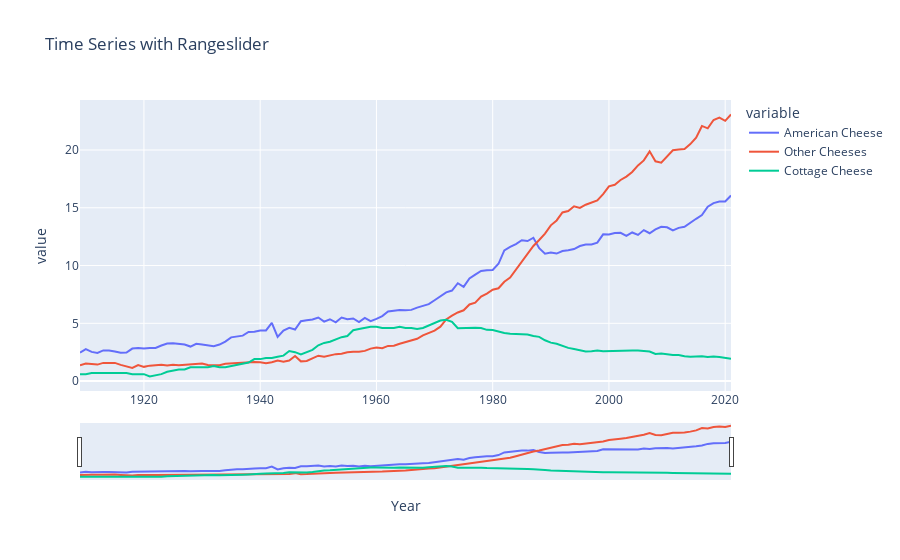

The notebook cell saved with this chart:
### Code cell
fig = px.line(df_dairy, x='Year', y=cheeses, title='Time Series with Rangeslider')

fig.update_xaxes(rangeslider_visible=True)
fig.show()
